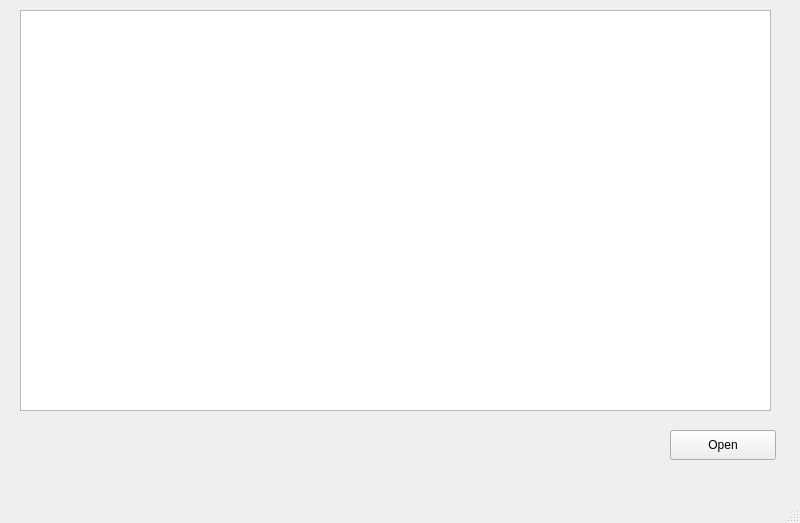
<?xml version="1.0" encoding="UTF-8"?>
<ui version="4.0">
 <class>MainWindow</class>
 <widget class="QMainWindow" name="MainWindow">
  <property name="geometry">
   <rect>
    <x>0</x>
    <y>0</y>
    <width>800</width>
    <height>523</height>
   </rect>
  </property>
  <property name="windowTitle">
   <string>MainWindow</string>
  </property>
  <widget class="QWidget" name="centralwidget">
   <widget class="QTextBrowser" name="textBrowser">
    <property name="geometry">
     <rect>
      <x>20</x>
      <y>10</y>
      <width>751</width>
      <height>401</height>
     </rect>
    </property>
   </widget>
   <widget class="QPushButton" name="pushButton">
    <property name="geometry">
     <rect>
      <x>670</x>
      <y>430</y>
      <width>106</width>
      <height>30</height>
     </rect>
    </property>
    <property name="text">
     <string>Open</string>
    </property>
   </widget>
  </widget>
  <widget class="QMenuBar" name="menubar">
   <property name="geometry">
    <rect>
     <x>0</x>
     <y>0</y>
     <width>800</width>
     <height>26</height>
    </rect>
   </property>
  </widget>
  <widget class="QStatusBar" name="statusbar"/>
 </widget>
 <resources/>
 <connections/>
</ui>
